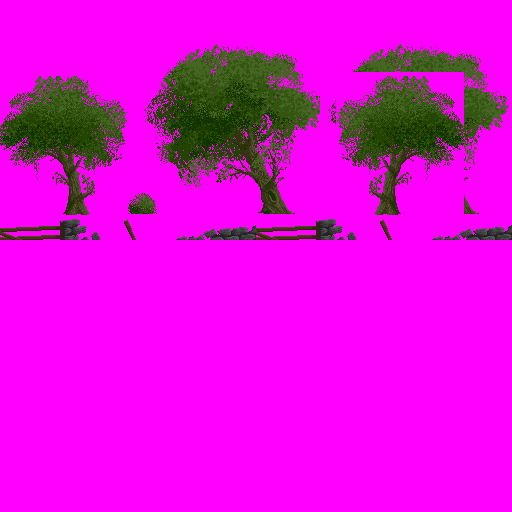

The image is a tile-based game level rendered from a .tmx file. Its description and source (layers, tilesets, objects; grid data summarised) follow:
An orthogonal 64x64 tile map with 8x8 px tiles, 2 tile layers (Tile Layer 1, Tile Layer 2), 2 tilesets.

<map version="1.2" tiledversion="2020.04.10" orientation="orthogonal" renderorder="right-down" width="64" height="64" tilewidth="8" tileheight="8" infinite="0" backgroundcolor="#ff00ff" nextlayerid="3" nextobjectid="1">
 <tileset firstgid="1" source="more trees2.tsx" />
 <tileset firstgid="4097" source="just wall.tsx" />
 <layer id="1" name="Tile Layer 1" width="64" height="64">
  <data>[4096 cells, 1514 non-empty, 940 distinct tile ids]</data>
 </layer>
 <layer id="2" name="Tile Layer 2" width="64" height="64">
  <data>[4096 cells, 288 non-empty, 288 distinct tile ids]</data>
 </layer>
</map>